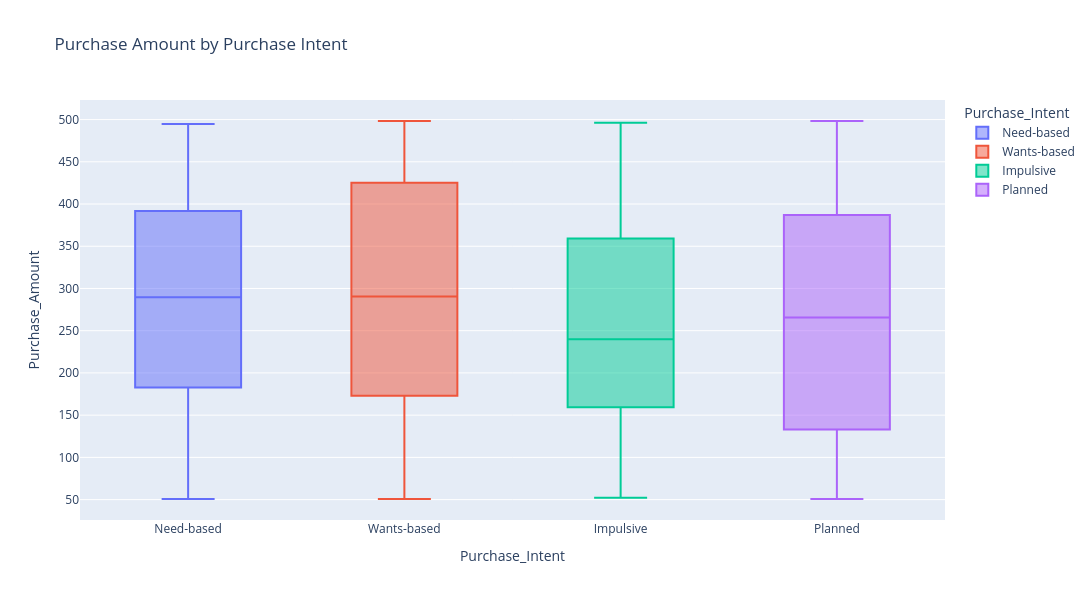

Notebook source saved alongside this figure:
### Markdown cell above
* How do they browse and buy? (Frequent browsers, cart abandoners, first-time vs. repeat buyers).

### Code cell
# Creating boxplots of Purchase Amount by Purchase Intent
fig = px.box(df, x='Purchase_Intent', y='Purchase_Amount', color='Purchase_Intent', title='Purchase Amount by Purchase Intent')
fig.update_layout(width=1200, height=600)
fig.update_traces(marker=dict(line=dict(width=0.5)))
fig.show()

### Figure 1 — Plotly figure (JSON) as saved in the notebook; plotly's stock layout.template omitted (floating-point values rounded to 4 significant figures; data arrays with more than 128 entries replaced by an {"elided": "..."} marker saying what was removed)
{"data": [{"alignmentgroup": "True", "hovertemplate": "Purchase_Intent=%{x}<br>Purchase_Amount=%{y}<extra></extra>", "legendgroup": "Need-based", "marker": {"color": "#636efa", "line": {"width": 0.5}}, "name": "Need-based", "notched": false, "offsetgroup": "Need-based", "orientation": "v", "showlegend": true, "type": "box", "x": {"elided": "256 str values"}, "x0": " ", "xaxis": "x", "y": {"elided": "256 float values"}, "y0": " ", "yaxis": "y"}, {"alignmentgroup": "True", "hovertemplate": "Purchase_Intent=%{x}<br>Purchase_Amount=%{y}<extra></extra>", "legendgroup": "Wants-based", "marker": {"color": "#EF553B", "line": {"width": 0.5}}, "name": "Wants-based", "notched": false, "offsetgroup": "Wants-based", "orientation": "v", "showlegend": true, "type": "box", "x": {"elided": "249 str values"}, "x0": " ", "xaxis": "x", "y": {"elided": "249 float values"}, "y0": " ", "yaxis": "y"}, {"alignmentgroup": "True", "hovertemplate": "Purchase_Intent=%{x}<br>Purchase_Amount=%{y}<extra></extra>", "legendgroup": "Impulsive", "marker": {"color": "#00cc96", "line": {"width": 0.5}}, "name": "Impulsive", "notched": false, "offsetgroup": "Impulsive", "orientation": "v", "showlegend": true, "type": "box", "x": {"elided": "248 str values"}, "x0": " ", "xaxis": "x", "y": {"elided": "248 float values"}, "y0": " ", "yaxis": "y"}, {"alignmentgroup": "True", "hovertemplate": "Purchase_Intent=%{x}<br>Purchase_Amount=%{y}<extra></extra>", "legendgroup": "Planned", "marker": {"color": "#ab63fa", "line": {"width": 0.5}}, "name": "Planned", "notched": false, "offsetgroup": "Planned", "orientation": "v", "showlegend": true, "type": "box", "x": {"elided": "247 str values"}, "x0": " ", "xaxis": "x", "y": {"elided": "247 float values"}, "y0": " ", "yaxis": "y"}], "layout": {"boxmode": "overlay", "height": 600, "legend": {"title": {"text": "Purchase_Intent"}, "tracegroupgap": 0}, "title": {"text": "Purchase Amount by Purchase Intent"}, "width": 1200, "xaxis": {"anchor": "y", "categoryarray": ["Need-based", "Wants-based", "Impulsive", "Planned"], "categoryorder": "array", "domain": [0, 1], "title": {"text": "Purchase_Intent"}}, "yaxis": {"anchor": "x", "domain": [0, 1], "title": {"text": "Purchase_Amount"}}}}
